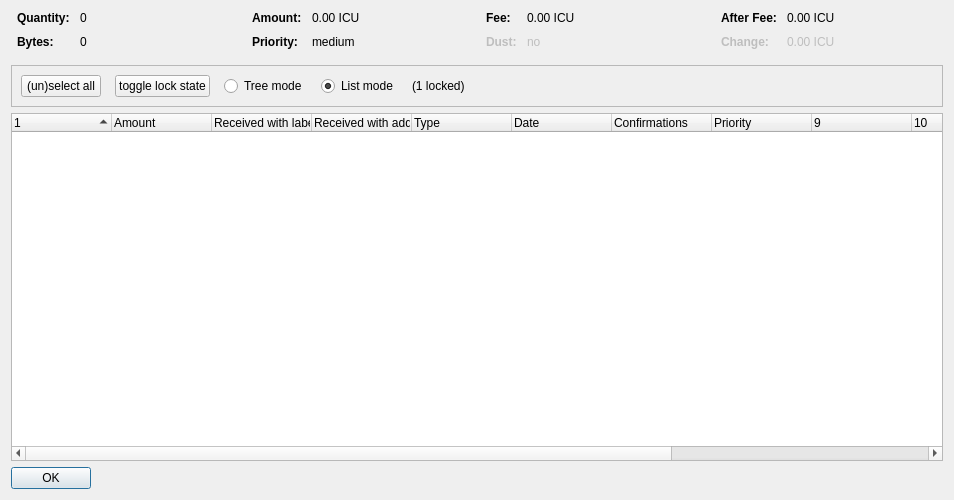
<?xml version="1.0" encoding="UTF-8"?>
<ui version="4.0">
 <class>CoinControlDialog</class>
 <widget class="QDialog" name="CoinControlDialog">
  <property name="geometry">
   <rect>
    <x>0</x>
    <y>0</y>
    <width>954</width>
    <height>500</height>
   </rect>
  </property>
  <property name="windowTitle">
   <string>Coin Selection</string>
  </property>
  <layout class="QVBoxLayout" name="verticalLayout">
   <item>
    <layout class="QHBoxLayout" name="horizontalLayoutTop" stretch="0,0,0,0">
     <property name="topMargin">
      <number>0</number>
     </property>
     <property name="bottomMargin">
      <number>10</number>
     </property>
     <item>
      <layout class="QFormLayout" name="formLayoutCoinControl1">
       <property name="horizontalSpacing">
        <number>10</number>
       </property>
       <property name="verticalSpacing">
        <number>10</number>
       </property>
       <property name="leftMargin">
        <number>6</number>
       </property>
       <property name="rightMargin">
        <number>6</number>
       </property>
       <item row="0" column="0">
        <widget class="QLabel" name="labelCoinControlQuantityText">
         <property name="font">
          <font>
           <weight>75</weight>
           <bold>true</bold>
          </font>
         </property>
         <property name="text">
          <string>Quantity:</string>
         </property>
        </widget>
       </item>
       <item row="0" column="1">
        <widget class="QLabel" name="labelCoinControlQuantity">
         <property name="cursor">
          <cursorShape>IBeamCursor</cursorShape>
         </property>
         <property name="contextMenuPolicy">
          <enum>Qt::ActionsContextMenu</enum>
         </property>
         <property name="text">
          <string notr="true">0</string>
         </property>
         <property name="textInteractionFlags">
          <set>Qt::LinksAccessibleByMouse|Qt::TextSelectableByKeyboard|Qt::TextSelectableByMouse</set>
         </property>
        </widget>
       </item>
       <item row="1" column="0">
        <widget class="QLabel" name="labelCoinControlBytesText">
         <property name="font">
          <font>
           <weight>75</weight>
           <bold>true</bold>
          </font>
         </property>
         <property name="text">
          <string>Bytes:</string>
         </property>
        </widget>
       </item>
       <item row="1" column="1">
        <widget class="QLabel" name="labelCoinControlBytes">
         <property name="cursor">
          <cursorShape>IBeamCursor</cursorShape>
         </property>
         <property name="contextMenuPolicy">
          <enum>Qt::ActionsContextMenu</enum>
         </property>
         <property name="text">
          <string notr="true">0</string>
         </property>
         <property name="textInteractionFlags">
          <set>Qt::LinksAccessibleByMouse|Qt::TextSelectableByKeyboard|Qt::TextSelectableByMouse</set>
         </property>
        </widget>
       </item>
      </layout>
     </item>
     <item>
      <layout class="QFormLayout" name="formLayoutCoinControl2">
       <property name="horizontalSpacing">
        <number>10</number>
       </property>
       <property name="verticalSpacing">
        <number>10</number>
       </property>
       <property name="leftMargin">
        <number>6</number>
       </property>
       <property name="rightMargin">
        <number>6</number>
       </property>
       <item row="0" column="0">
        <widget class="QLabel" name="labelCoinControlAmountText">
         <property name="font">
          <font>
           <weight>75</weight>
           <bold>true</bold>
          </font>
         </property>
         <property name="text">
          <string>Amount:</string>
         </property>
        </widget>
       </item>
       <item row="0" column="1">
        <widget class="QLabel" name="labelCoinControlAmount">
         <property name="cursor">
          <cursorShape>IBeamCursor</cursorShape>
         </property>
         <property name="contextMenuPolicy">
          <enum>Qt::ActionsContextMenu</enum>
         </property>
         <property name="text">
          <string notr="true">0.00 ICU</string>
         </property>
         <property name="textInteractionFlags">
          <set>Qt::LinksAccessibleByMouse|Qt::TextSelectableByKeyboard|Qt::TextSelectableByMouse</set>
         </property>
        </widget>
       </item>
       <item row="1" column="0">
        <widget class="QLabel" name="labelCoinControlPriorityText">
         <property name="font">
          <font>
           <weight>75</weight>
           <bold>true</bold>
          </font>
         </property>
         <property name="text">
          <string>Priority:</string>
         </property>
        </widget>
       </item>
       <item row="1" column="1">
        <widget class="QLabel" name="labelCoinControlPriority">
         <property name="cursor">
          <cursorShape>IBeamCursor</cursorShape>
         </property>
         <property name="contextMenuPolicy">
          <enum>Qt::ActionsContextMenu</enum>
         </property>
         <property name="text">
          <string>medium</string>
         </property>
         <property name="textInteractionFlags">
          <set>Qt::LinksAccessibleByMouse|Qt::TextSelectableByKeyboard|Qt::TextSelectableByMouse</set>
         </property>
        </widget>
       </item>
      </layout>
     </item>
     <item>
      <layout class="QFormLayout" name="formLayoutCoinControl3">
       <property name="horizontalSpacing">
        <number>10</number>
       </property>
       <property name="verticalSpacing">
        <number>10</number>
       </property>
       <property name="leftMargin">
        <number>6</number>
       </property>
       <property name="rightMargin">
        <number>6</number>
       </property>
       <item row="0" column="0">
        <widget class="QLabel" name="labelCoinControlFeeText">
         <property name="font">
          <font>
           <weight>75</weight>
           <bold>true</bold>
          </font>
         </property>
         <property name="text">
          <string>Fee:</string>
         </property>
        </widget>
       </item>
       <item row="0" column="1">
        <widget class="QLabel" name="labelCoinControlFee">
         <property name="cursor">
          <cursorShape>IBeamCursor</cursorShape>
         </property>
         <property name="contextMenuPolicy">
          <enum>Qt::ActionsContextMenu</enum>
         </property>
         <property name="text">
          <string notr="true">0.00 ICU</string>
         </property>
         <property name="textInteractionFlags">
          <set>Qt::LinksAccessibleByMouse|Qt::TextSelectableByKeyboard|Qt::TextSelectableByMouse</set>
         </property>
        </widget>
       </item>
       <item row="1" column="0">
        <widget class="QLabel" name="labelCoinControlLowOutputText">
         <property name="enabled">
          <bool>false</bool>
         </property>
         <property name="font">
          <font>
           <weight>75</weight>
           <bold>true</bold>
          </font>
         </property>
         <property name="text">
          <string>Dust:</string>
         </property>
        </widget>
       </item>
       <item row="1" column="1">
        <widget class="QLabel" name="labelCoinControlLowOutput">
         <property name="enabled">
          <bool>false</bool>
         </property>
         <property name="cursor">
          <cursorShape>IBeamCursor</cursorShape>
         </property>
         <property name="contextMenuPolicy">
          <enum>Qt::ActionsContextMenu</enum>
         </property>
         <property name="text">
          <string>no</string>
         </property>
         <property name="textInteractionFlags">
          <set>Qt::LinksAccessibleByMouse|Qt::TextSelectableByKeyboard|Qt::TextSelectableByMouse</set>
         </property>
        </widget>
       </item>
      </layout>
     </item>
     <item>
      <layout class="QFormLayout" name="formLayoutCoinControl4">
       <property name="horizontalSpacing">
        <number>10</number>
       </property>
       <property name="verticalSpacing">
        <number>10</number>
       </property>
       <property name="leftMargin">
        <number>6</number>
       </property>
       <property name="rightMargin">
        <number>6</number>
       </property>
       <item row="0" column="0">
        <widget class="QLabel" name="labelCoinControlAfterFeeText">
         <property name="font">
          <font>
           <weight>75</weight>
           <bold>true</bold>
          </font>
         </property>
         <property name="text">
          <string>After Fee:</string>
         </property>
        </widget>
       </item>
       <item row="0" column="1">
        <widget class="QLabel" name="labelCoinControlAfterFee">
         <property name="cursor">
          <cursorShape>IBeamCursor</cursorShape>
         </property>
         <property name="contextMenuPolicy">
          <enum>Qt::ActionsContextMenu</enum>
         </property>
         <property name="text">
          <string notr="true">0.00 ICU</string>
         </property>
         <property name="textInteractionFlags">
          <set>Qt::LinksAccessibleByMouse|Qt::TextSelectableByKeyboard|Qt::TextSelectableByMouse</set>
         </property>
        </widget>
       </item>
       <item row="1" column="0">
        <widget class="QLabel" name="labelCoinControlChangeText">
         <property name="enabled">
          <bool>false</bool>
         </property>
         <property name="font">
          <font>
           <weight>75</weight>
           <bold>true</bold>
          </font>
         </property>
         <property name="text">
          <string>Change:</string>
         </property>
        </widget>
       </item>
       <item row="1" column="1">
        <widget class="QLabel" name="labelCoinControlChange">
         <property name="enabled">
          <bool>false</bool>
         </property>
         <property name="cursor">
          <cursorShape>IBeamCursor</cursorShape>
         </property>
         <property name="contextMenuPolicy">
          <enum>Qt::ActionsContextMenu</enum>
         </property>
         <property name="text">
          <string notr="true">0.00 ICU</string>
         </property>
         <property name="textInteractionFlags">
          <set>Qt::LinksAccessibleByMouse|Qt::TextSelectableByKeyboard|Qt::TextSelectableByMouse</set>
         </property>
        </widget>
       </item>
      </layout>
     </item>
    </layout>
   </item>
   <item>
    <widget class="QFrame" name="frame">
     <property name="minimumSize">
      <size>
       <width>0</width>
       <height>40</height>
      </size>
     </property>
     <property name="frameShape">
      <enum>QFrame::StyledPanel</enum>
     </property>
     <property name="frameShadow">
      <enum>QFrame::Sunken</enum>
     </property>
     <layout class="QHBoxLayout" name="horizontalLayout">
      <item>
       <layout class="QHBoxLayout" name="horizontalLayoutPanel" stretch="0,0,0,0,0,0">
        <property name="spacing">
         <number>14</number>
        </property>
        <item>
         <widget class="QPushButton" name="pushButtonSelectAll">
          <property name="sizePolicy">
           <sizepolicy hsizetype="Maximum" vsizetype="Fixed">
            <horstretch>0</horstretch>
            <verstretch>0</verstretch>
           </sizepolicy>
          </property>
          <property name="text">
           <string>(un)select all</string>
          </property>
          <property name="autoDefault">
           <bool>false</bool>
          </property>
         </widget>
        </item>
        <item>
         <widget class="QPushButton" name="pushButtonToggleLock">
          <property name="sizePolicy">
           <sizepolicy hsizetype="Maximum" vsizetype="Fixed">
            <horstretch>0</horstretch>
            <verstretch>0</verstretch>
           </sizepolicy>
          </property>
          <property name="text">
           <string>toggle lock state</string>
          </property>
          <property name="autoDefault">
           <bool>false</bool>
          </property>
         </widget>
        </item>
        <item>
         <widget class="QRadioButton" name="radioTreeMode">
          <property name="sizePolicy">
           <sizepolicy hsizetype="Maximum" vsizetype="Fixed">
            <horstretch>0</horstretch>
            <verstretch>0</verstretch>
           </sizepolicy>
          </property>
          <property name="text">
           <string>Tree mode</string>
          </property>
         </widget>
        </item>
        <item>
         <widget class="QRadioButton" name="radioListMode">
          <property name="sizePolicy">
           <sizepolicy hsizetype="Maximum" vsizetype="Fixed">
            <horstretch>0</horstretch>
            <verstretch>0</verstretch>
           </sizepolicy>
          </property>
          <property name="text">
           <string>List mode</string>
          </property>
          <property name="checked">
           <bool>true</bool>
          </property>
         </widget>
        </item>
        <item>
         <widget class="QLabel" name="labelLocked">
          <property name="text">
           <string>(1 locked)</string>
          </property>
         </widget>
        </item>
        <item>
         <spacer name="horizontalSpacer">
          <property name="orientation">
           <enum>Qt::Horizontal</enum>
          </property>
          <property name="sizeHint" stdset="0">
           <size>
            <width>40</width>
            <height>20</height>
           </size>
          </property>
         </spacer>
        </item>
       </layout>
      </item>
     </layout>
    </widget>
   </item>
   <item>
    <widget class="CoinControlTreeWidget" name="treeWidget">
     <property name="contextMenuPolicy">
      <enum>Qt::CustomContextMenu</enum>
     </property>
     <property name="sortingEnabled">
      <bool>false</bool>
     </property>
     <property name="columnCount">
      <number>13</number>
     </property>
     <attribute name="headerShowSortIndicator" stdset="0">
      <bool>true</bool>
     </attribute>
     <attribute name="headerStretchLastSection">
      <bool>false</bool>
     </attribute>
     <column>
      <property name="text">
       <string/>
      </property>
     </column>
     <column>
      <property name="text">
       <string>Amount</string>
      </property>
     </column>
     <column>
      <property name="text">
       <string>Received with label</string>
      </property>
     </column>
     <column>
      <property name="text">
       <string>Received with address</string>
      </property>
     </column>
     <column>
      <property name="text">
	<string>Type</string>
      </property>
     </column>
     <column>
      <property name="text">	 
       <string>Date</string>
      </property>
     </column>
     <column>
      <property name="text">
       <string>Confirmations</string>
      </property>
      <property name="toolTip">
       <string>Confirmed</string>
      </property>
     </column>
     <column>
      <property name="text">
       <string>Priority</string>
      </property>
     </column>
     <column>
      <property name="text">
       <string/>
      </property>
     </column>
     <column>
      <property name="text">
       <string/>
      </property>
     </column>
     <column>
      <property name="text">
       <string/>
      </property>
     </column>
     <column>
      <property name="text">
       <string/>
      </property>
     </column>
     <column>
      <property name="text">
       <string/>
      </property>
     </column>
    </widget>
   </item>
   <item>
    <widget class="QDialogButtonBox" name="buttonBox">
     <property name="sizePolicy">
      <sizepolicy hsizetype="Maximum" vsizetype="Fixed">
       <horstretch>0</horstretch>
       <verstretch>0</verstretch>
      </sizepolicy>
     </property>
     <property name="orientation">
      <enum>Qt::Horizontal</enum>
     </property>
     <property name="standardButtons">
      <set>QDialogButtonBox::Ok</set>
     </property>
    </widget>
   </item>
  </layout>
 </widget>
 <customwidgets>
  <customwidget>
   <class>CoinControlTreeWidget</class>
   <extends>QTreeWidget</extends>
   <header>coincontroltreewidget.h</header>
  </customwidget>
 </customwidgets>
 <resources/>
 <connections/>
</ui>
